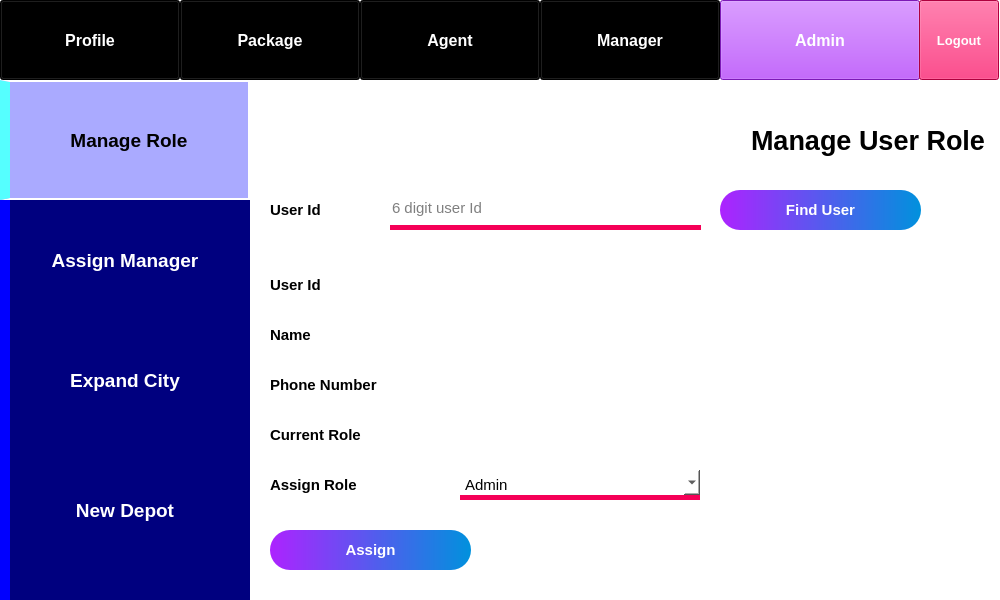
<?xml version="1.0" encoding="UTF-8"?>
<ui version="4.0">
 <class>MainWindow</class>
 <widget class="QMainWindow" name="MainWindow">
  <property name="geometry">
   <rect>
    <x>0</x>
    <y>0</y>
    <width>1000</width>
    <height>600</height>
   </rect>
  </property>
  <property name="windowTitle">
   <string>Manage Role</string>
  </property>
  <property name="windowIcon">
   <iconset>
    <normaloff>../images/PMS logo.PNG</normaloff>../images/PMS logo.PNG</iconset>
  </property>
  <property name="styleSheet">
   <string notr="true">background-color: rgb(255, 255, 255);</string>
  </property>
  <widget class="QWidget" name="centralwidget">
   <widget class="QPushButton" name="pushButton">
    <property name="geometry">
     <rect>
      <x>0</x>
      <y>0</y>
      <width>180</width>
      <height>80</height>
     </rect>
    </property>
    <property name="font">
     <font>
      <pointsize>12</pointsize>
      <weight>75</weight>
      <bold>true</bold>
     </font>
    </property>
    <property name="styleSheet">
     <string notr="true">background-color: rgb(0, 0, 0);
color: rgb(255, 255, 255);</string>
    </property>
    <property name="text">
     <string>Profile</string>
    </property>
   </widget>
   <widget class="QPushButton" name="pushButton_2">
    <property name="geometry">
     <rect>
      <x>180</x>
      <y>0</y>
      <width>180</width>
      <height>80</height>
     </rect>
    </property>
    <property name="font">
     <font>
      <pointsize>12</pointsize>
      <weight>75</weight>
      <bold>true</bold>
     </font>
    </property>
    <property name="styleSheet">
     <string notr="true">background-color: rgb(0, 0, 0);
color: rgb(255, 255, 255);</string>
    </property>
    <property name="text">
     <string>Package</string>
    </property>
   </widget>
   <widget class="QPushButton" name="pushButton_3">
    <property name="geometry">
     <rect>
      <x>360</x>
      <y>0</y>
      <width>180</width>
      <height>80</height>
     </rect>
    </property>
    <property name="font">
     <font>
      <pointsize>12</pointsize>
      <weight>75</weight>
      <bold>true</bold>
     </font>
    </property>
    <property name="styleSheet">
     <string notr="true">background-color: rgb(0, 0, 0);
color: rgb(255, 255, 255);</string>
    </property>
    <property name="text">
     <string>Agent</string>
    </property>
   </widget>
   <widget class="QPushButton" name="pushButton_4">
    <property name="geometry">
     <rect>
      <x>540</x>
      <y>0</y>
      <width>180</width>
      <height>80</height>
     </rect>
    </property>
    <property name="font">
     <font>
      <pointsize>12</pointsize>
      <weight>75</weight>
      <bold>true</bold>
     </font>
    </property>
    <property name="styleSheet">
     <string notr="true">background-color: rgb(0, 0, 0);
color: rgb(255, 255, 255);</string>
    </property>
    <property name="text">
     <string>Manager</string>
    </property>
   </widget>
   <widget class="QPushButton" name="pushButton_5">
    <property name="geometry">
     <rect>
      <x>720</x>
      <y>0</y>
      <width>200</width>
      <height>80</height>
     </rect>
    </property>
    <property name="font">
     <font>
      <pointsize>12</pointsize>
      <weight>75</weight>
      <bold>true</bold>
     </font>
    </property>
    <property name="styleSheet">
     <string notr="true">background-color: rgb(173, 35, 255);
color: rgb(255, 255, 255);</string>
    </property>
    <property name="text">
     <string>Admin</string>
    </property>
   </widget>
   <widget class="QPushButton" name="pushButton_6">
    <property name="geometry">
     <rect>
      <x>720</x>
      <y>190</y>
      <width>201</width>
      <height>40</height>
     </rect>
    </property>
    <property name="font">
     <font>
      <pointsize>11</pointsize>
      <weight>75</weight>
      <bold>true</bold>
     </font>
    </property>
    <property name="styleSheet">
     <string notr="true">background-color: qlineargradient(spread:pad, x1:0, y1:0, x2:1, y2:0, stop:0 rgba(173, 35, 255, 255), stop:1 rgba(0, 145, 221, 255));
color: rgb(255, 255, 255);
border-radius: 20px;</string>
    </property>
    <property name="text">
     <string>Find User</string>
    </property>
   </widget>
   <widget class="QPushButton" name="pushButton_7">
    <property name="geometry">
     <rect>
      <x>919</x>
      <y>0</y>
      <width>80</width>
      <height>80</height>
     </rect>
    </property>
    <property name="font">
     <font>
      <pointsize>10</pointsize>
      <weight>75</weight>
      <bold>true</bold>
     </font>
    </property>
    <property name="styleSheet">
     <string notr="true">background-color: rgb(245, 0, 87);
color: rgb(255, 255, 255);</string>
    </property>
    <property name="text">
     <string>Logout</string>
    </property>
   </widget>
   <widget class="QLabel" name="label">
    <property name="geometry">
     <rect>
      <x>0</x>
      <y>80</y>
      <width>250</width>
      <height>520</height>
     </rect>
    </property>
    <property name="styleSheet">
     <string notr="true">background-color: rgb(0, 0, 127);
border-left: 10px solid rgb(0, 0, 255);</string>
    </property>
    <property name="text">
     <string/>
    </property>
   </widget>
   <widget class="QPushButton" name="pushButton_8">
    <property name="geometry">
     <rect>
      <x>0</x>
      <y>80</y>
      <width>250</width>
      <height>120</height>
     </rect>
    </property>
    <property name="font">
     <font>
      <pointsize>14</pointsize>
      <weight>75</weight>
      <bold>true</bold>
     </font>
    </property>
    <property name="styleSheet">
     <string notr="true">background-color: rgb(170, 170, 255);
color: rgb(0, 0, 0);
border: 2px solid white;
border-left: 10px solid rgb(85, 255, 255);</string>
    </property>
    <property name="text">
     <string>Manage Role</string>
    </property>
    <property name="flat">
     <bool>true</bool>
    </property>
   </widget>
   <widget class="QPushButton" name="pushButton_9">
    <property name="geometry">
     <rect>
      <x>0</x>
      <y>200</y>
      <width>250</width>
      <height>120</height>
     </rect>
    </property>
    <property name="font">
     <font>
      <pointsize>14</pointsize>
      <weight>75</weight>
      <bold>true</bold>
     </font>
    </property>
    <property name="styleSheet">
     <string notr="true">background-color: rgb(0, 0, 127);
color: rgb(255, 255, 255);
border-left: 10px solid rgb(0, 0, 255);</string>
    </property>
    <property name="text">
     <string>Assign Manager</string>
    </property>
    <property name="flat">
     <bool>true</bool>
    </property>
   </widget>
   <widget class="QLabel" name="label_2">
    <property name="geometry">
     <rect>
      <x>589</x>
      <y>100</y>
      <width>411</width>
      <height>81</height>
     </rect>
    </property>
    <property name="font">
     <font>
      <pointsize>20</pointsize>
      <weight>75</weight>
      <bold>true</bold>
     </font>
    </property>
    <property name="text">
     <string>Manage User Role  </string>
    </property>
    <property name="alignment">
     <set>Qt::AlignRight|Qt::AlignTrailing|Qt::AlignVCenter</set>
    </property>
   </widget>
   <widget class="QLabel" name="label_8">
    <property name="geometry">
     <rect>
      <x>270</x>
      <y>320</y>
      <width>171</width>
      <height>30</height>
     </rect>
    </property>
    <property name="font">
     <font>
      <pointsize>11</pointsize>
      <weight>75</weight>
      <bold>true</bold>
     </font>
    </property>
    <property name="text">
     <string>Name</string>
    </property>
   </widget>
   <widget class="QLabel" name="label_13">
    <property name="geometry">
     <rect>
      <x>270</x>
      <y>190</y>
      <width>101</width>
      <height>40</height>
     </rect>
    </property>
    <property name="font">
     <font>
      <pointsize>11</pointsize>
      <weight>75</weight>
      <bold>true</bold>
     </font>
    </property>
    <property name="text">
     <string>User Id</string>
    </property>
   </widget>
   <widget class="QLineEdit" name="lineEdit">
    <property name="geometry">
     <rect>
      <x>390</x>
      <y>190</y>
      <width>311</width>
      <height>40</height>
     </rect>
    </property>
    <property name="font">
     <font>
      <pointsize>11</pointsize>
     </font>
    </property>
    <property name="styleSheet">
     <string notr="true">border: none;
border-bottom: 5px solid rgb(245, 0, 87);</string>
    </property>
    <property name="placeholderText">
     <string>6 digit user Id</string>
    </property>
   </widget>
   <widget class="QLabel" name="label_9">
    <property name="geometry">
     <rect>
      <x>270</x>
      <y>420</y>
      <width>171</width>
      <height>30</height>
     </rect>
    </property>
    <property name="font">
     <font>
      <pointsize>11</pointsize>
      <weight>75</weight>
      <bold>true</bold>
     </font>
    </property>
    <property name="text">
     <string>Current Role</string>
    </property>
   </widget>
   <widget class="QLabel" name="label_10">
    <property name="geometry">
     <rect>
      <x>270</x>
      <y>470</y>
      <width>171</width>
      <height>30</height>
     </rect>
    </property>
    <property name="font">
     <font>
      <pointsize>11</pointsize>
      <weight>75</weight>
      <bold>true</bold>
     </font>
    </property>
    <property name="text">
     <string>Assign Role</string>
    </property>
   </widget>
   <widget class="QLabel" name="label_11">
    <property name="geometry">
     <rect>
      <x>270</x>
      <y>270</y>
      <width>170</width>
      <height>30</height>
     </rect>
    </property>
    <property name="font">
     <font>
      <pointsize>11</pointsize>
      <weight>75</weight>
      <bold>true</bold>
     </font>
    </property>
    <property name="text">
     <string>User Id</string>
    </property>
   </widget>
   <widget class="QLabel" name="label_12">
    <property name="geometry">
     <rect>
      <x>270</x>
      <y>370</y>
      <width>171</width>
      <height>30</height>
     </rect>
    </property>
    <property name="font">
     <font>
      <pointsize>11</pointsize>
      <weight>75</weight>
      <bold>true</bold>
     </font>
    </property>
    <property name="text">
     <string>Phone Number</string>
    </property>
   </widget>
   <widget class="QPushButton" name="pushButton_10">
    <property name="geometry">
     <rect>
      <x>270</x>
      <y>530</y>
      <width>201</width>
      <height>40</height>
     </rect>
    </property>
    <property name="font">
     <font>
      <pointsize>11</pointsize>
      <weight>75</weight>
      <bold>true</bold>
     </font>
    </property>
    <property name="styleSheet">
     <string notr="true">background-color: qlineargradient(spread:pad, x1:0, y1:0, x2:1, y2:0, stop:0 rgba(173, 35, 255, 255), stop:1 rgba(0, 145, 221, 255));
color: rgb(255, 255, 255);
border-radius: 20px;</string>
    </property>
    <property name="text">
     <string>Assign</string>
    </property>
   </widget>
   <widget class="QPushButton" name="pushButton_11">
    <property name="geometry">
     <rect>
      <x>0</x>
      <y>320</y>
      <width>250</width>
      <height>120</height>
     </rect>
    </property>
    <property name="font">
     <font>
      <pointsize>14</pointsize>
      <weight>75</weight>
      <bold>true</bold>
     </font>
    </property>
    <property name="styleSheet">
     <string notr="true">background-color: rgb(0, 0, 127);
color: rgb(255, 255, 255);
border-left: 10px solid rgb(0, 0, 255);</string>
    </property>
    <property name="text">
     <string>Expand City</string>
    </property>
    <property name="flat">
     <bool>true</bool>
    </property>
   </widget>
   <widget class="QPushButton" name="pushButton_12">
    <property name="geometry">
     <rect>
      <x>0</x>
      <y>450</y>
      <width>250</width>
      <height>120</height>
     </rect>
    </property>
    <property name="font">
     <font>
      <pointsize>14</pointsize>
      <weight>75</weight>
      <bold>true</bold>
     </font>
    </property>
    <property name="styleSheet">
     <string notr="true">background-color: rgb(0, 0, 127);
color: rgb(255, 255, 255);
border-left: 10px solid rgb(0, 0, 255);</string>
    </property>
    <property name="text">
     <string>New Depot</string>
    </property>
    <property name="flat">
     <bool>true</bool>
    </property>
   </widget>
   <widget class="QLabel" name="label_3">
    <property name="geometry">
     <rect>
      <x>460</x>
      <y>270</y>
      <width>240</width>
      <height>31</height>
     </rect>
    </property>
    <property name="font">
     <font>
      <pointsize>11</pointsize>
     </font>
    </property>
    <property name="text">
     <string/>
    </property>
   </widget>
   <widget class="QLabel" name="label_4">
    <property name="geometry">
     <rect>
      <x>460</x>
      <y>320</y>
      <width>381</width>
      <height>30</height>
     </rect>
    </property>
    <property name="font">
     <font>
      <pointsize>11</pointsize>
     </font>
    </property>
    <property name="styleSheet">
     <string notr="true">background-color: rgba(255, 255, 255, 0);</string>
    </property>
    <property name="text">
     <string/>
    </property>
   </widget>
   <widget class="QLabel" name="label_5">
    <property name="geometry">
     <rect>
      <x>710</x>
      <y>270</y>
      <width>290</width>
      <height>330</height>
     </rect>
    </property>
    <property name="text">
     <string/>
    </property>
    <property name="pixmap">
     <pixmap>../images/manage role.png</pixmap>
    </property>
    <property name="scaledContents">
     <bool>true</bool>
    </property>
   </widget>
   <widget class="QLabel" name="label_6">
    <property name="geometry">
     <rect>
      <x>460</x>
      <y>370</y>
      <width>240</width>
      <height>31</height>
     </rect>
    </property>
    <property name="font">
     <font>
      <pointsize>11</pointsize>
     </font>
    </property>
    <property name="text">
     <string/>
    </property>
   </widget>
   <widget class="QLabel" name="label_7">
    <property name="geometry">
     <rect>
      <x>460</x>
      <y>420</y>
      <width>240</width>
      <height>31</height>
     </rect>
    </property>
    <property name="font">
     <font>
      <pointsize>11</pointsize>
     </font>
    </property>
    <property name="text">
     <string/>
    </property>
   </widget>
   <widget class="QComboBox" name="comboBox">
    <property name="geometry">
     <rect>
      <x>460</x>
      <y>470</y>
      <width>240</width>
      <height>30</height>
     </rect>
    </property>
    <property name="font">
     <font>
      <pointsize>11</pointsize>
     </font>
    </property>
    <property name="styleSheet">
     <string notr="true">border: none;
border-bottom: 5px solid rgb(245, 0, 87);</string>
    </property>
    <item>
     <property name="text">
      <string>Admin</string>
     </property>
    </item>
    <item>
     <property name="text">
      <string>Agent</string>
     </property>
    </item>
    <item>
     <property name="text">
      <string>Customer</string>
     </property>
    </item>
    <item>
     <property name="text">
      <string>Manager</string>
     </property>
    </item>
   </widget>
   <zorder>label_5</zorder>
   <zorder>pushButton</zorder>
   <zorder>pushButton_2</zorder>
   <zorder>pushButton_3</zorder>
   <zorder>pushButton_4</zorder>
   <zorder>pushButton_5</zorder>
   <zorder>pushButton_6</zorder>
   <zorder>pushButton_7</zorder>
   <zorder>label</zorder>
   <zorder>pushButton_8</zorder>
   <zorder>pushButton_9</zorder>
   <zorder>label_2</zorder>
   <zorder>label_8</zorder>
   <zorder>label_13</zorder>
   <zorder>lineEdit</zorder>
   <zorder>label_9</zorder>
   <zorder>label_10</zorder>
   <zorder>label_11</zorder>
   <zorder>label_12</zorder>
   <zorder>pushButton_10</zorder>
   <zorder>pushButton_11</zorder>
   <zorder>pushButton_12</zorder>
   <zorder>label_3</zorder>
   <zorder>label_4</zorder>
   <zorder>label_6</zorder>
   <zorder>label_7</zorder>
   <zorder>comboBox</zorder>
  </widget>
 </widget>
 <resources/>
 <connections/>
</ui>
